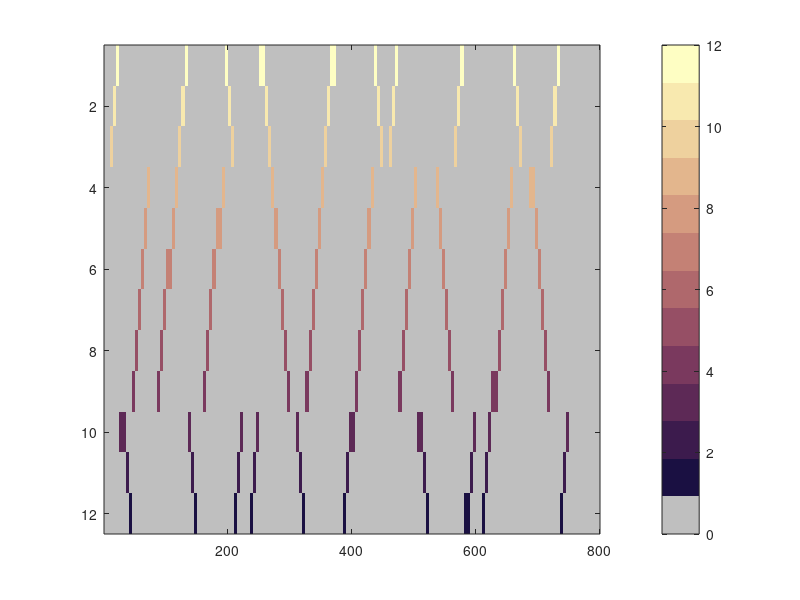

Reproduce this figure in MATLAB. (Note: this script raises an error after producing the figure.)

% Load stimulus image and paradigm files 
load("tones.mat")
load("stimImg.mat")
load("paradigm.mat")

% Update stim image with tones
for j = 1:size(stimImg,2)
    time_arr = stimImg(:,j);
    i = find(time_arr==1);
    % stimImg(i,j) = paradigm(j);
    stimImg(i,j) = i;
end

% Custom color map
% colors = [
% 0.75      0.75     0.75     % add white for zeros
% 0.1020 0.0627 0.2588
% 0.2667 0.1137 0.3098
% 0.4078 0.1804 0.3490
% 0.5373 0.2627 0.3804
% 0.6510 0.3647 0.4118
% 0.7490 0.4784 0.4471
% 0.8314 0.6000 0.4941
% 0.8980 0.7294 0.5608
% 0.9529 0.8627 0.6471
% 0.9961 0.9961 0.7647
% ];

colors = [
0.75   0.75   0.75  % gray for plotting silence
0.1020 0.0627 0.2588
0.2367 0.1044 0.3005
0.3630 0.1594 0.3362
0.4784 0.2253 0.3668
0.5890 0.3091 0.3950
0.6866 0.4061 0.4246
0.7677 0.5060 0.4600
0.8350 0.6082 0.5017
0.8895 0.7118 0.5547
0.9349 0.8177 0.6198
0.9714 0.9130 0.6845
0.9961 0.9961 0.7647
];

% Pad stimImg with zeros for plotting 
stimImg_new = [stimImg,zeros(size(stimImg,1),10)]; 

% Plot
figure;
imagesc(flipud(stimImg_new))
colormap(colors)
colorbar
clim([0,length(tones)])
set(gca, 'ColorScale', 'log');
ylabel("Frequency (Hz)")
xlabel("Time (s)")
yticks(1:length(tones))
yticklabels(fliplr(tones))
title("Stimulus Image")
xticks([1 200 400 600 800])
xticklabels([0 100 200 300 400])
% xticklabels([1:2:length(paradigm)/2]*30)

% Visualization
box off
ax = gca;
ax.FontSize=14;
set(gca,'TickDir','out');
f = gcf;
f.Position(3:4)= [800  400];
ax.LineWidth = 1; 
set(gca,'ColorScale','linear')
